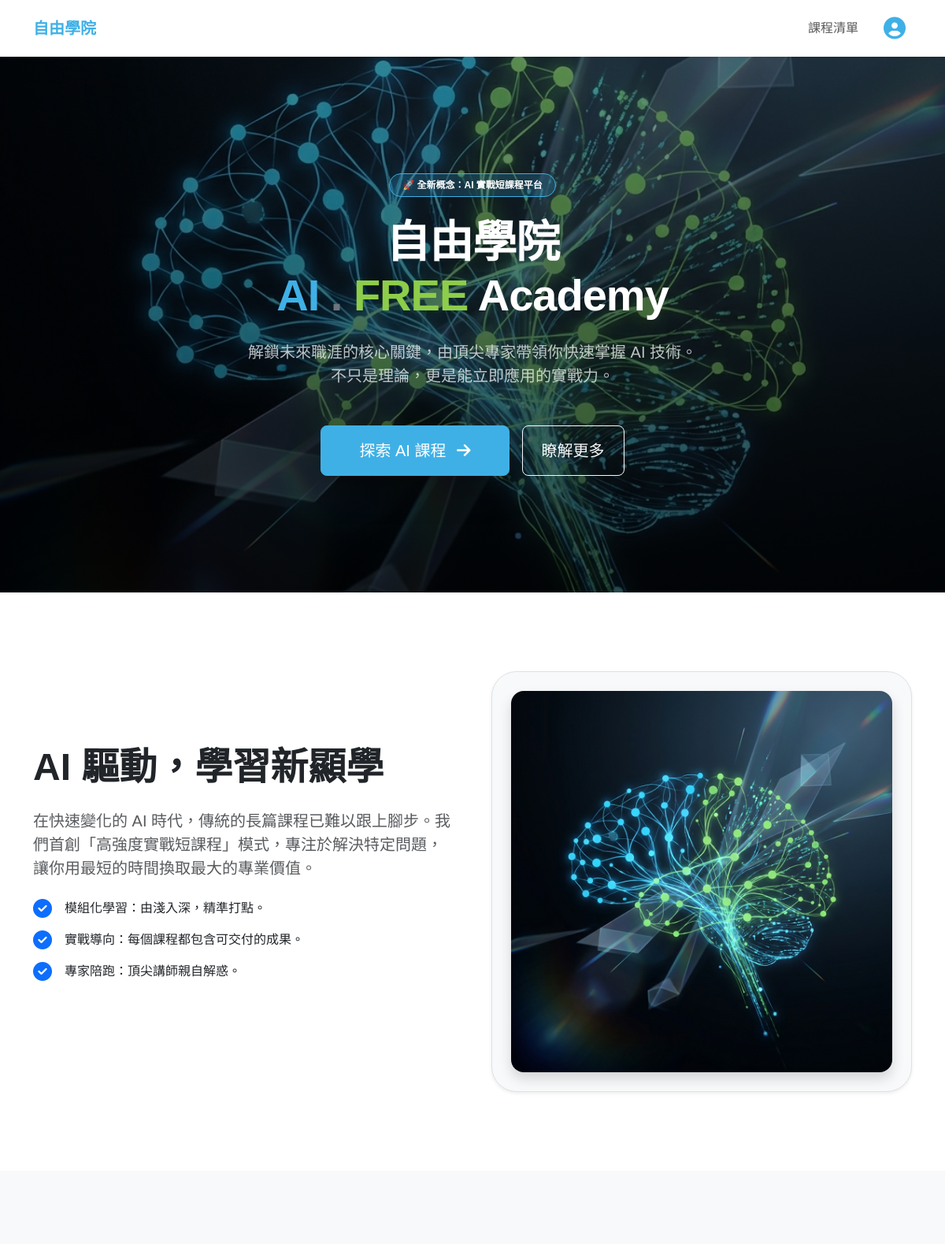
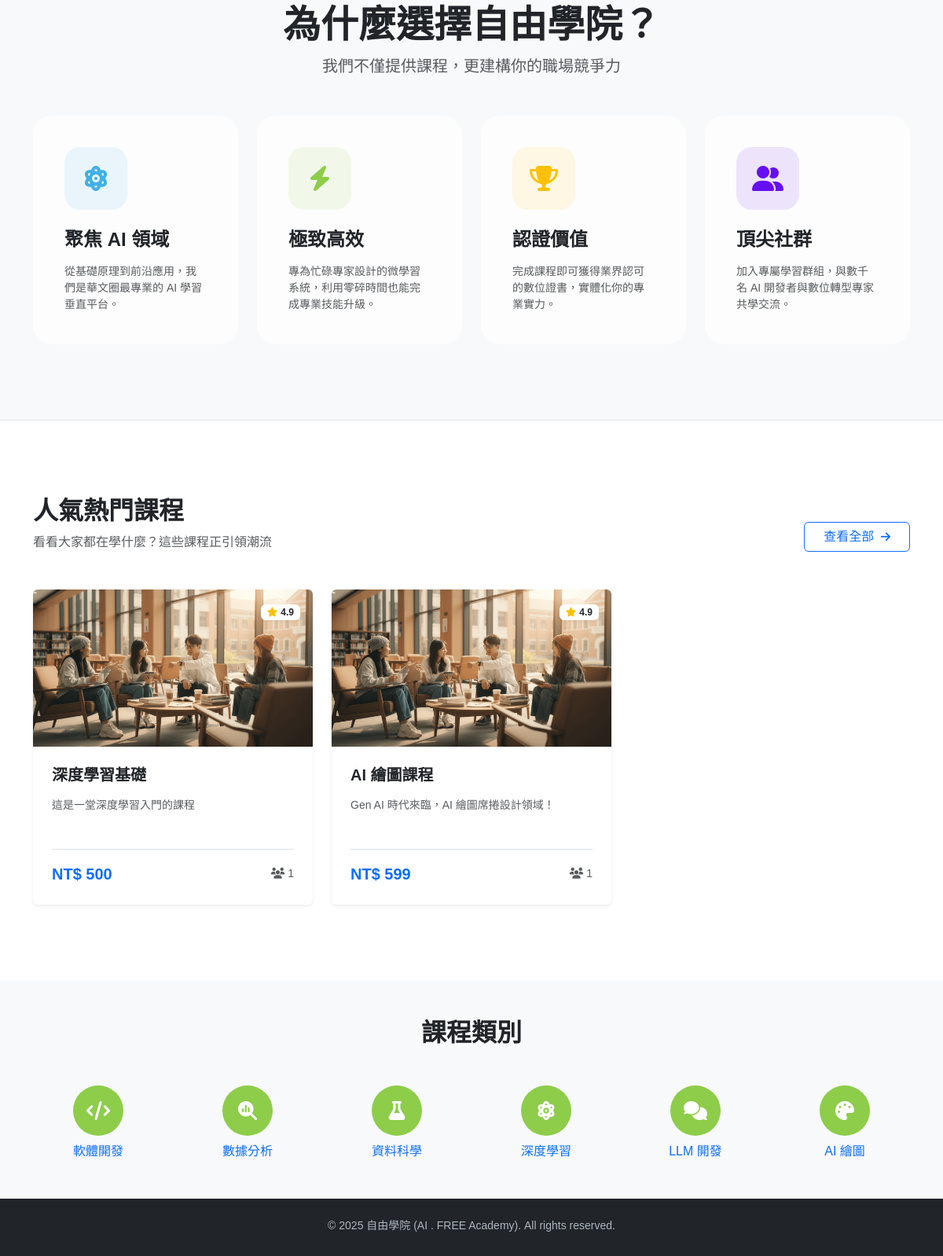
The app's page / (signed in) with its own data (2 pictures, top to bottom).
### academy/models.py (models this page shows, shortened)
class Course(models.Model):
    cate = models.ManyToManyField(Category, verbose_name='歸屬主題')
    title = models.CharField(max_length=100)
    subtitle = models.CharField(max_length=200, blank=True)
    description = models.TextField(blank=True)
    slug = models.CharField('課程網址', max_length=256, db_index=True, unique=True)
    img_link = models.CharField('課程圖片連結', max_length=2560, default="/static/academy/img/hero.png")
    instructor = models.CharField(max_length=50)
    duration_hours = models.FloatField()
    level = models.CharField(max_length=20, choices=[
        ('beginner', '初學者'),
        ('intermediate', '中階'),
        ('advanced', '進階')
    ])
    certificate_available = models.BooleanField(default=True)
    price = models.PositiveIntegerField(default=0)
    is_published = models.BooleanField(default=False)
    created_at = models.DateTimeField(auto_now_add=True)

### academy/views.py (the view)
# urls.py: path("", academy_main, name='academy_main'),
def academy_main(request):
    top_courses = Course.objects.filter(is_published=True).annotate(enroll_count=Count('enrollments')).order_by('-enroll_count')[:3]
    return render(request, 'academy/main.html', locals())

### templates/academy/main.html
{% extends 'academy/base_public.html' %}
{% load static %}
{% block hero %}
<header class="hero text-white text-center">
  <div class="container py-5">
    <div class="row justify-content-center">
      <div class="col-lg-10">
        <span class="badge rounded-pill bg-primary px-3 py-2 mb-4 animate__animated animate__fadeInDown"
          style="background-color: rgba(63, 176, 230, 0.2) !important; border: 1px solid var(--primary-color);">
          🚀 全新概念：AI 實戰短課程平台
        </span>
        <h1 class="fw-bold mb-4 display-3 animate__animated animate__fadeInUp">自由學院<br>
          <span style="color: var(--primary-color);">AI</span><span style="color: #6c757d;"> . </span><span
            style="color: var(--accent-color);">FREE</span> Academy
        </h1>
        <p class="lead mb-5 text-light opacity-75 animate__animated animate__fadeInUp" style="font-size: 1.25rem;">
          解鎖未來職涯的核心關鍵，由頂尖專家帶領你快速掌握 AI 技術。<br>
          不只是理論，更是能立即應用的實戰力。
        </p>
        <div class="d-flex justify-content-center gap-3 animate__animated animate__fadeInUp">
          <a href="/academy/search" class="btn btn-lg btn-primary px-5 py-3 shadow-lg">
            探索 AI 課程 <i class="fa-solid fa-arrow-right ms-2"></i>
          </a>
          <a href="#about" class="btn btn-lg btn-outline-light px-4 py-3">
            瞭解更多
          </a>
        </div>
      </div>
    </div>
  </div>
</header>
{% endblock %}
{% block content %}
<section id="about" class="intro-section">
  <div class="container">
    <div class="row align-items-center g-5">
      <div class="col-lg-6">
        <h2 class="fw-bold mb-4 display-5">AI 驅動，學習新顯學</h2>
        <p class="text-muted lead mb-4">
          在快速變化的 AI 時代，傳統的長篇課程已難以跟上腳步。我們首創「高強度實戰短課程」模式，專注於解決特定問題，讓你用最短的時間換取最大的專業價值。
        </p>
        <ul class="list-unstyled mb-5">
          <li class="mb-3 d-flex align-items-center">
            <i class="fa-solid fa-check-circle text-primary me-3 fs-4"></i>
            <span class="fw-medium">模組化學習：由淺入深，精準打點。</span>
          </li>
          <li class="mb-3 d-flex align-items-center">
            <i class="fa-solid fa-check-circle text-primary me-3 fs-4"></i>
            <span class="fw-medium">實戰導向：每個課程都包含可交付的成果。</span>
          </li>
          <li class="d-flex align-items-center">
            <i class="fa-solid fa-check-circle text-primary me-3 fs-4"></i>
            <span class="fw-medium">專家陪跑：頂尖講師親自解惑。</span>
          </li>
        </ul>
      </div>
      <div class="col-lg-6">
        <div class="p-4 bg-light rounded-5 shadow-sm border overflow-hidden">
          <img src="/static/academy/img/ai_landing_hero.png" class="img-fluid rounded-4 shadow"
            alt="AI Learning Platform">
        </div>
      </div>
    </div>
  </div>
</section>
<section class="py-5 bg-light">
  <div class="container py-5">
    <div class="text-center mb-5">
      <h2 class="fw-bold display-5">為什麼選擇自由學院？</h2>
      <p class="text-muted lead">我們不僅提供課程，更建構你的職場競爭力</p>
    </div>
    <div class="row g-4">
      <div class="col-md-6 col-lg-3">
        <div class="feature-card">
          <div class="feature-icon"><i class="fa-solid fa-atom"></i></div>
          <h4 class="fw-bold mb-3">聚焦 AI 領域</h4>
          <p class="text-muted small mb-0">從基礎原理到前沿應用，我們是華文圈最專業的 AI 學習垂直平台。</p>
        </div>
      </div>
      <div class="col-md-6 col-lg-3">
        <div class="feature-card">
          <div class="feature-icon" style="background: rgba(141, 205, 73, 0.1); color: var(--accent-color);">
            <i class="fa-solid fa-bolt"></i>
          </div>
          <h4 class="fw-bold mb-3">極致高效</h4>
          <p class="text-muted small mb-0">專為忙碌專家設計的微學習系統，利用零碎時間也能完成專業技能升級。</p>
        </div>
      </div>
      <div class="col-md-6 col-lg-3">
        <div class="feature-card">
          <div class="feature-icon" style="background: rgba(255, 193, 7, 0.1); color: #ffc107;">
            <i class="fa-solid fa-trophy"></i>
          </div>
          <h4 class="fw-bold mb-3">認證價值</h4>
          <p class="text-muted small mb-0">完成課程即可獲得業界認可的數位證書，實體化你的專業實力。</p>
        </div>
      </div>
      <div class="col-md-6 col-lg-3">
        <div class="feature-card">
          <div class="feature-icon" style="background: rgba(102, 16, 242, 0.1); color: #6610f2;">
            <i class="fa-solid fa-user-group"></i>
          </div>
          <h4 class="fw-bold mb-3">頂尖社群</h4>
          <p class="text-muted small mb-0">加入專屬學習群組，與數千名 AI 開發者與數位轉型專家共學交流。</p>
        </div>
      </div>
    </div>
  </div>
</section>
<section id="courses" class="py-5 border-top">
  <div class="container py-5">
    <div class="d-flex justify-content-between align-items-end mb-5">
      <div>
        <h2 class="fw-bold mb-2">人氣熱門課程</h2>
        <p class="text-muted mb-0">看看大家都在學什麼？這些課程正引領潮流</p>
      </div>
      <a href="/academy/search" class="btn btn-outline-primary px-4">查看全部 <i
          class="fa-solid fa-arrow-right small ms-1"></i></a>
    </div>
    <div class="row g-4">
      {% for course in top_courses %}
      <div class="col-md-6 col-lg-4">
        <a href="/academy/course/{{ course.slug }}" class="text-decoration-none">
          <div class="card course-card border-0 shadow-sm h-100 overflow-hidden">
            <div class="position-relative">
              <img src='{{ course.img_link }}' class="card-img-top" alt="{{ course.title }}"
                style="height: 200px; object-fit: cover;" />
              <div class="position-absolute top-0 end-0 p-3">
                <span class="badge bg-white text-dark shadow-sm px-2 py-1"><i
                    class="fa-solid fa-star text-warning me-1"></i>4.9</span>
              </div>
            </div>
            <div class="card-body p-4">
              <h5 class="card-title fw-bold mb-3">{{ course.title }}</h5>
              <p class="card-text text-muted small mb-4 lh-base"
                style="height: 3em; display: -webkit-box; -webkit-line-clamp: 2; line-clamp: 2; -webkit-box-orient: vertical; overflow: hidden;">
                {{ course.subtitle }}
              </p>
              <div class="d-flex justify-content-between align-items-center border-top pt-3">
                <div>
                  <span class="fw-bold text-primary fs-5">NT$ {{ course.price }}</span>
                </div>
                <div class="small text-muted">
                  <i class="fa-solid fa-users me-1"></i>{{ course.enroll_count }}
                </div>
              </div>
            </div>
          </div>
        </a>
      </div>
      {% endfor %}
    </div>
  </div>
</section>
<section id="categories" class="bg-light py-5">
  <div class="container">
    <h2 class="text-center fw-bold mb-5">課程類別</h2>
    <div class="row g-4 justify-content-center">
      <div class="col-6 col-md-4 col-lg-2 text-center">
        <a href="/academy/search/?category=code" class="text-decoration-none">
          <div class="category-icon"><i class="fa-solid fa-code"></i></div>
          <p class="mb-0">軟體開發</p>
        </a>
      </div>
      <div class="col-6 col-md-4 col-lg-2 text-center">
        <a href="/academy/search/?category=data_analytics" class="text-decoration-none">
          <div class="category-icon"><i class="fa-solid fa-magnifying-glass-chart"></i></div>
          <p class="mb-0">數據分析</p>
        </a>
      </div>
      <div class="col-6 col-md-4 col-lg-2 text-center">
        <a href="/academy/search/?category=date_science" class="text-decoration-none">
          <div class="category-icon"><i class="fa-solid fa-flask"></i></div>
          <p class="mb-0">資料科學</p>
        </a>
      </div>
      <div class="col-6 col-md-4 col-lg-2 text-center">
        <a href="/academy/search/?category=deeplearning" class="text-decoration-none">
          <div class="category-icon"><i class="fa-solid fa-atom"></i></div>
          <p class="mb-0">深度學習</p>
        </a>
      </div>
      <div class="col-6 col-md-4 col-lg-2 text-center">
        <a href="/academy/search/?category=llm" class="text-decoration-none">
          <div class="category-icon"><i class="fa-solid fa-comments"></i></div>
          <p class="mb-0">LLM 開發</p>
        </a>
      </div>
      <div class="col-6 col-md-4 col-lg-2 text-center">
        <a href="/academy/search/?category=ai_drawing" class="text-decoration-none">
          <div class="category-icon"><i class="fa-solid fa-palette"></i></div>
          <p class="mb-0">AI 繪圖</p>
        </a>
      </div>
    </div>
  </div>
</section>
{% endblock %}

### templates/academy/default/head.html (style rules this page uses)
:root { --primary-color: #3fb0e6; --accent-color: #8dcd49; }
body { font-family: 'Noto Sans TC', sans-serif; }
.hero { background: linear-gradient(rgba(0, 0, 0, .4), rgba(0, 0, 0, .7)), url('/static/academy/img/ai_landing_hero.png') center/cover no-repeat; min-height: 85vh; display: flex; align-items: center; justify-content: center; }
.hero h1 { font-size: 3.5rem; letter-spacing: -1px; }
.intro-section { padding: 100px 0; background: #fff; }
.feature-card { border: none; border-radius: 1.5rem; background: #fdfdfd; transition: all 0.3s ease; padding: 2.5rem; height: 100%; }
.feature-icon { width: 80px; height: 80px; border-radius: 20px; background: rgba(63, 176, 230, 0.1); color: var(--primary-color); display: flex; align-items: center; justify-content: center; font-size: 2rem; margin-bottom: 1.5rem; }
.course-card { transition: transform .3s, box-shadow .3s; }
.category-icon { width: 64px; height: 64px; border-radius: 50%; display: flex; align-items: center; justify-content: center; background: var(--accent-color); color: #fff; font-size: 1.5rem; margin: 0 auto .5rem; }
.btn-primary { --bs-btn-bg: var(--primary-color); --bs-btn-border-color: var(--primary-color); --bs-btn-hover-bg: #37a2d5; --bs-btn-hover-border-color: #37a2d5; --bs-btn-active-bg: #3293c1; --bs-btn-active-border-color: #3293c1; }
.btn-primary { --bs-btn-bg: var(--primary-color); --bs-btn-border-color: var(--primary-color); --bs-btn-hover-bg: #36a3d3; --bs-btn-hover-border-color: #36a3d3; --bs-btn-active-bg: #2d96c6; --bs-btn-active-border-color: #2d96c6; }
body { font-family: 'Noto Sans TC', sans-serif; min-height: 100vh }
.btn-primary { --bs-btn-bg: var(--primary-color); --bs-btn-border-color: var(--primary-color); --bs-btn-hover-bg: #36a3d3; }
.btn-primary { --bs-btn-bg: var(--primary-color); --bs-btn-border-color: var(--primary-color); }
.page-container { display: flex; flex-direction: column; min-height: 100vh; }
.container { flex-grow: 1; }

### records on screen
Course: img_link (picture), title "深度學習基礎", subtitle "這是一堂深度學習入門的課程", price "500", enroll_count "1"
Course: img_link (picture), title "AI 繪圖課程", subtitle "Gen AI 時代來臨，AI 繪圖席捲設計領域！", price "599", enroll_count "1"
